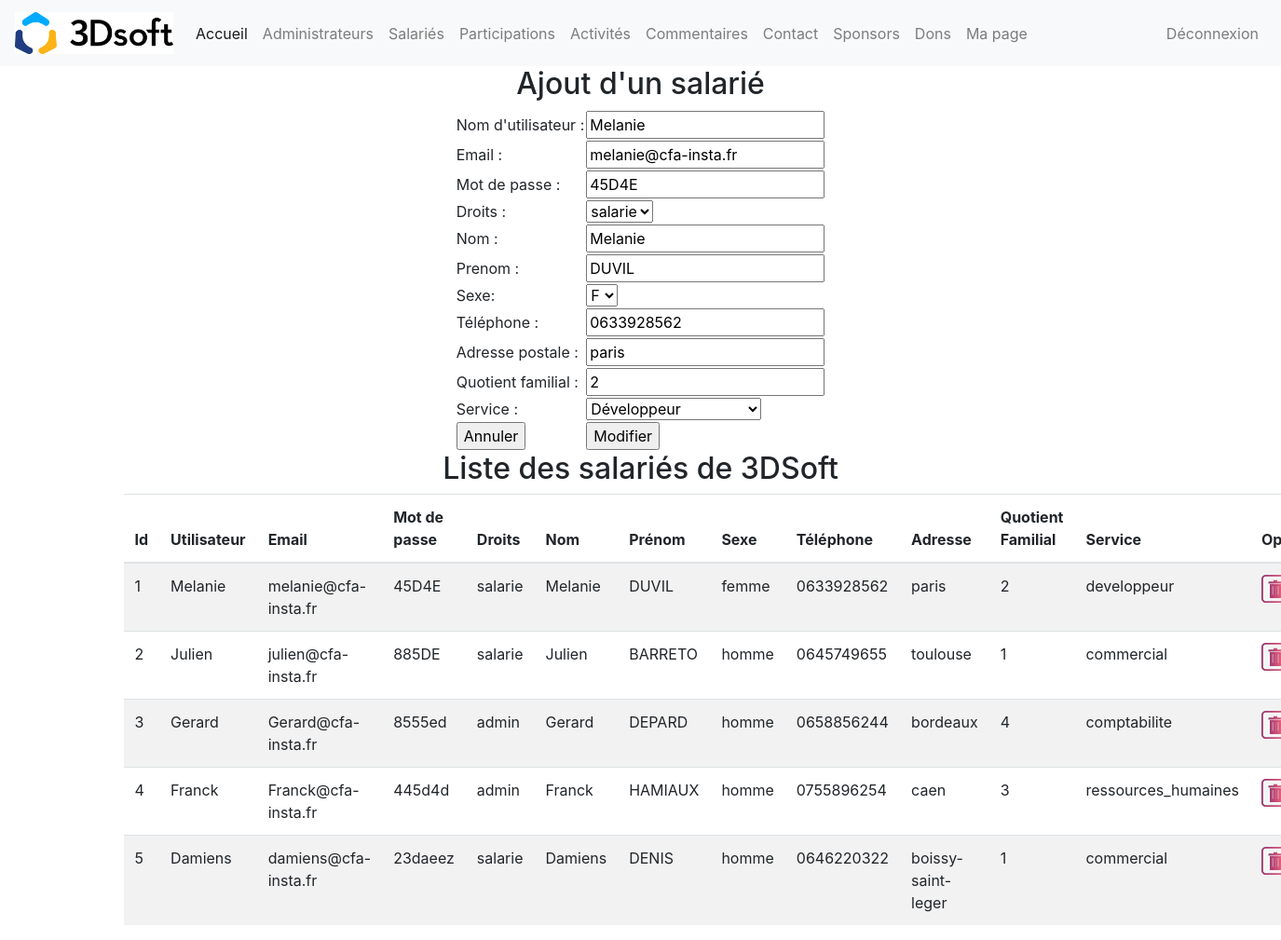
/index.php?page=2&action=edit&idutilisateur=1, run on the app's committed database.
### tables this page shows
CREATE TABLE utilisateur(
        idutilisateur Int  Auto_increment  NOT NULL ,
        username      Varchar (20),
        password      Varchar (20),
        email         Varchar (20),
		droits        Enum("salarie", "admin", "sponsor") NOT NULL,
		PRIMARY KEY (idutilisateur)
);

CREATE TABLE salarie(
        idutilisateur Int NOT NULL ,
        nom           Varchar (20),
        prenom        Varchar (20),
        tel           Varchar (15),
        adresse       Varchar (50),
        quotient_fam  Int,
        service       Enum ("comptabilite","developpeur","commercial","ressources_humaines"),
        sexe          Enum ("homme","femme"),
		FOREIGN KEY (idutilisateur) REFERENCES utilisateur(idutilisateur)
);

### gestion_salarie.php (called while the page is built, shortened)
<?php
        $lUtilisateur = null;
        $leSalarie = null;
        $idutilisateur=NULL;
        $action=NULL;
        if (isset($_GET['action']) && isset($_GET['idutilisateur']))  {
            $idutilisateur = $_GET['idutilisateur'];
            $action = $_GET['action'];
        }
        switch ($action){
            case "edit" :
                $unControleur->setTable ("salarie");
                $tab=array("idutilisateur"=>$idutilisateur);
                $leSalarie = $unControleur->selectWhere ($tab);
                $unControleur->setTable ("utilisateur");
                $tab=array("idutilisateur"=>$idutilisateur);
                $lUtilisateur = $unControleur->selectWhere ($tab);
                break;
        }
        require_once("vue/vue_insert_salarie.php");
        $unControleur->setTable ("utilisateur_salarie");
        $tab=array("*");
        $lesUtilisateurSalaries = $unControleur->selectAll ($tab);
        require_once("vue/vue_salarie.php");
?>

### controleur/controleur.class.php (called while the page is built, shortened)
<?php
	require_once ("modele/modele.class.php");
	class Controleur {
		private $unModele ;
		public function   __construct ($serveur, $bdd, $user, $mdp){
			$this->unModele = new Modele ($serveur, $bdd, $user, $mdp);
		}
		public function setTable ($uneTable)
		{
			$this->unModele->setTable($uneTable);
		}
		public function selectAll ($tab)
		{
			$lesResultats = $this->unModele->selectAll($tab);
			return $lesResultats;
		}
		public function selectWhere ($tab)
		{
			return $this->unModele->selectWhere($tab);
		}
	}
?>

### modele/modele.class.php (called while the page is built, shortened)
<?php
	class Modele {
		private $unPdo , $uneTable;
		public function   __construct ($serveur, $bdd, $user, $mdp)
		{
			$this->unPdo =null;
			try{
		$this->unPdo = new PDO ("mysql:host=".$serveur.";dbname=".$bdd, $user, $mdp);
			}
			catch (PDOException $exp){
				echo "Erreur de connexion au serveur : ".$serveur."/".$bdd ;
			}
		}
		public function setTable ($uneTable)
		{
			$this->uneTable = $uneTable;
		}
		public function selectAll ($tab) {
			if ($this->unPdo != null){
				$chaine = implode(", ", $tab);
				$requete = "select ".$chaine." from " .$this->uneTable. " ; ";
				$select = $this->unPdo->prepare ($requete);
				$select->execute ();
				return $select->fetchAll();
			} else {
				return null;
			}
		}
		public function selectWhere ($tab)
		{
			if ($this->unPdo != null){
				$listeChamps = array();
				$donnees =array();
				foreach ($tab as $cle => $valeur) {
					$listeChamps[] = $cle." = ".":".$cle ;
					$donnees[":".$cle] = $valeur;
				}
				$chaineChamps = implode(" and ", $listeChamps);
				$requete = "select * from   ".$this->uneTable. " where ".$chaineChamps.";" ;
				$select = $this->unPdo->prepare ($requete);
				$select->execute ($donnees);
				return $select->fetch();
			}
			else
			{
				return null;
			}
		}
	}
?>

### vue/vue_insert_salarie.php (the view, shortened to what this page needs)
<h2> Ajout d'un salarié </h2>
<form method ="post" action ="">
	<table>
        <tr>
			<td> Nom d'utilisateur : </td>
			<td> <input type="text" required="required" name="username" value ="<?php echo ($lUtilisateur!=null) ? $lUtilisateur['username']:""; ?>" ></td>
		</tr>
        <tr>
			<td> Email : </td>
			<td> <input type="text" required="required" name="email" value ="<?php echo ($lUtilisateur!=null) ? $lUtilisateur['email']:""; ?>" ></td>
		</tr>
        <tr>
			<td> Mot de passe : </td>
			<td> <input type="text" required="required" name="password" value ="<?php echo ($lUtilisateur!=null) ? $lUtilisateur['password']:""; ?>" ></td>
		</tr>
		<tr>
			<td> Droits : </td>
			<td>
				<select name='droits' >
					<?php
						if ($lUtilisateur == null) {
							echo "<option value='salarie'>salarie</option>
								  <option value='admin'>admin</option>";
						} else if ($lUtilisateur['droits'] == "salarie") {
							echo "<option value='salarie' selected>salarie</option>
								  <option value='admin'>admin</option>";
						} else if ($lUtilisateur['droits'] == "admin") {
							echo "<option value='salarie' selected>salarie</option>
								  <option value='admin' selected>admin</option>";
						}
					?>
				</select>
			</td>
		</tr>
		<tr>
			<td> Nom : </td>
			<td> <input type="text" required="required" name="nom" value ="<?php echo ($leSalarie!=null) ? $leSalarie['nom']:""; ?>" ></td>
		</tr>
        <tr>
			<td> Prenom : </td>
			<td> <input type="text" required="required" name="prenom" value ="<?php echo ($leSalarie!=null) ? $leSalarie['prenom']:""; ?>" ></td>
		</tr>
        <tr>
			<td> Sexe: </td>
			<td>
                <select name='sexe'>
					<?php
						if ($leSalarie == null) {
							echo "<option value='homme'>H</option>
								  <option value='femme'>F</option>";
						} else if ($leSalarie['sexe'] == "homme") {
							echo "<option value='homme' selected>H</option>
								  <option value='femme'>F</option>";
						} else if ($leSalarie['sexe'] == "femme") {
							echo "<option value='homme'>H</option>
								  <option value='femme' selected>F</option>";
						}
					?>
                </select>
            </td>
		</tr>
        <tr>
			<td> Téléphone :</td>
			<td> <input type="text" required="required" name="tel"  value ="<?php echo ($leSalarie!=null) ? $leSalarie['tel']:""; ?>">  </td>
		</tr>
		<tr>
			<td>Adresse postale : </td>
			<td> <input type="text" required="required" name="adresse" value ="<?php echo ($leSalarie!=null) ? $leSalarie['adresse']:""; ?>">  </td>
		</tr>
        <tr>
			<td>Quotient familial : </td>
			<td> <input type="text" required="required" name="quotient_fam" value ="<?php echo ($leSalarie!=null) ? $leSalarie['quotient_fam']:""; ?>">  </td>
		</tr>
		<tr>
			<td> Service : </td>
			<td>
				<select name='service'>
						<?php
							if ($leSalarie == null) {
								echo "<option value='comptabilite'>Comptabilité</option>
									  <option value='developpeur'>Développeur</option>
									  <option value='commercial'>Commercial</option>
									  <option value='ressources_humaines'>Ressources humaines</option>";
							} else if ($leSalarie['service'] == "comptabilite") {
								echo "<option value='comptabilite' selected>Comptabilité</option>
									  <option value='developpeur'>Développeur</option>
									  <option value='commercial'>Commercial</option>
									  <option value='ressources_humaines'>Ressources humaines</option>";
							} else if ($leSalarie['service'] == "developpeur") {
								echo "<option value='comptabilite'>Comptabilité</option>
									  <option value='developpeur' selected>Développeur</option>
									  <option value='commercial'>Commercial</option>
									  <option value='ressources_humaines'>Ressources humaines</option>";
							} else if ($leSalarie['service'] == "commercial") {
								echo "<option value='comptabilite'>Comptabilité</option>
									  <option value='developpeur'>Développeur</option>
									  <option value='commercial' selected>Commercial</option>
									  <option value='ressources_humaines'>Ressources humaines</option>";
							} else if ($leSalarie['service'] == "ressources_humaines") {
								echo "<option value='comptabilite'>Comptabilité</option>
									  <option value='developpeur'>Développeur</option>
									  <option value='commercial'>Commercial</option>
									  <option value='ressources_humaines' selected>Ressources humaines</option>";
							}
						?>
					</select>
            </td>
		</tr>
		<td>  <input type="reset" name="annnuler" value ="Annuler"></td>
		<td> <input type="submit"
			<?php echo ($leSalarie!=null) ? " name='modifier' value='Modifier' " : " name='valider' value='Valider' "; ?>
			>
	</table>
</form>

### index.php (shortened to what this page needs)
<?php
	require_once ("controleur/controleur.class.php");
	require_once ("conf/config.ini");
	$unControleur = new Controleur($serveur, $bdd, $user, $mdp);
?>
<!DOCTYPE html>
<html lang="fr">
<head>
        <link rel="stylesheet" href="https://stackpath.bootstrapcdn.com/bootstrap/4.1.3/css/bootstrap.min.css">
</head>
<body>
    <center>
        <?php
                    echo "<nav class='navbar navbar-expand-md navbar-light bg-light'>
                    <a href='index.php?page=0' class='navbar-brand'><img src='lib/images/logo_3dsoft.jpg' width=170px/></a>
                    <button type='button' class='navbar-toggler' data-toggle='collapse' data-target='#navbarCollapse'>
                        <span class='navbar-toggler-icon'></span>
                    </button>
                    <div class='collapse navbar-collapse' id='navbarCollapse'>
                        <div class='navbar-nav'>
                            <a href='index.php?page=0' class='nav-item nav-link active'>Accueil</a>";
                                echo'
                                <a href="index.php?page=1" class="nav-item nav-link">Administrateurs</a>
                                <a href="index.php?page=2" class="nav-item nav-link">Salariés</a>
                                ';
                            echo "
                            <a href='index.php?page=3' class='nav-item nav-link'>Participations</a>
                            <a href='index.php?page=4' class='nav-item nav-link'>Activités</a>
                            <a href='index.php?page=5' class='nav-item nav-link'>Commentaires</a>
                            <a href='index.php?page=6' class='nav-item nav-link'>Contact</a>
                            <a href='index.php?page=7' class='nav-item nav-link'>Sponsors</a>
                            <a href='index.php?page=8' class='nav-item nav-link'>Dons</a>
                            <a href='index.php?page=9' class='nav-item nav-link'>Ma page</a>
                        </div>
                        <div class='navbar-nav ml-auto'>
                            <a href='index.php?page=10' class='nav-item nav-link'>Déconnexion</a>
                        </div>
                    </div>
                </nav>";
                if(isset($_GET['page'])) $page = $_GET['page'];
                    else  $page = 0;
                switch ($page)
                {
                    case 2:
                        require_once("gestion_salarie.php");
                        break;
                    }
     ?>
    </center>
</body>
</html>

### vue/vue_salarie.php
<div class='container'>
	<h2> Liste des salariés de 3DSoft </h2>
	<table class="table table-striped">
		<thead>
			<tr >
				<th> Id </th>
                <th> Utilisateur </th>
                <th> Email </th>
                <th> Mot de passe </th>
				<th> Droits </th>
				<th> Nom </th>
                <th> Prénom</th>
                <th> Sexe </th>
				<th> Téléphone </th>
                <th> Adresse </th>
				<th> Quotient Familial </th>
                <th> Service </th>
				<th>Operations</th>
			</tr>
		</thead>
		<tbody>
			<?php
			foreach ($lesUtilisateurSalaries as $unUtilisateurSalarie) {
				echo "<tr>
                        <td>".$unUtilisateurSalarie['idutilisateur']." </td>
                        <td>".$unUtilisateurSalarie['username']." </td>
                        <td>".$unUtilisateurSalarie['email']." </td>
						<td>".$unUtilisateurSalarie['password']." </td>
						<td>".$unUtilisateurSalarie['droits']." </td>
                        <td>".$unUtilisateurSalarie['nom']." </td>
                        <td>".$unUtilisateurSalarie['prenom']." </td>
                        <td>".$unUtilisateurSalarie['sexe']." </td>
                        <td>".$unUtilisateurSalarie['tel']." </td>
						<td width='300'>".$unUtilisateurSalarie['adresse']." </td>
                        <td>".$unUtilisateurSalarie['quotient_fam']." </td>
                        <td>".$unUtilisateurSalarie['service']." </td>
						<td>
							<a href='index.php?page=2&action=sup&idutilisateur=".$unUtilisateurSalarie['idutilisateur']."'>
							<img src ='lib/images/sup.jpg' height='30' witdh='30'> </a>
							<a href='index.php?page=2&action=edit&idutilisateur=".$unUtilisateurSalarie['idutilisateur']."'>
							<img src ='lib/images/edit.png' height='30' witdh='30'> </a>
							</td>
					</tr>";
			}
			?>
		</tbody>
	</table>
</div>

### data on the page
utilisateur: username "Melanie", email "melanie@cfa-insta.fr", password "45D4E", droits "salarie"
salarie: nom "Melanie", prenom "DUVIL", sexe "F", tel "0633928562", adresse "paris", quotient_fam "2", service "Développeur"

### other printed values
$unUtilisateurSalarie['idutilisateur'] "1"
$unUtilisateurSalarie['username'] "Melanie"
$unUtilisateurSalarie['email'] "melanie@cfa-insta.fr"
$unUtilisateurSalarie['password'] "45D4E"
$unUtilisateurSalarie['droits'] "salarie"
$unUtilisateurSalarie['nom'] "Melanie"
$unUtilisateurSalarie['prenom'] "DUVIL"
$unUtilisateurSalarie['sexe'] "femme"
$unUtilisateurSalarie['tel'] "0633928562"
$unUtilisateurSalarie['adresse'] "paris"
$unUtilisateurSalarie['quotient_fam'] "2"
$unUtilisateurSalarie['service'] "developpeur"
$unUtilisateurSalarie['idutilisateur'] "2"
$unUtilisateurSalarie['username'] "Julien"
$unUtilisateurSalarie['email'] "julien@cfa-insta.fr"
